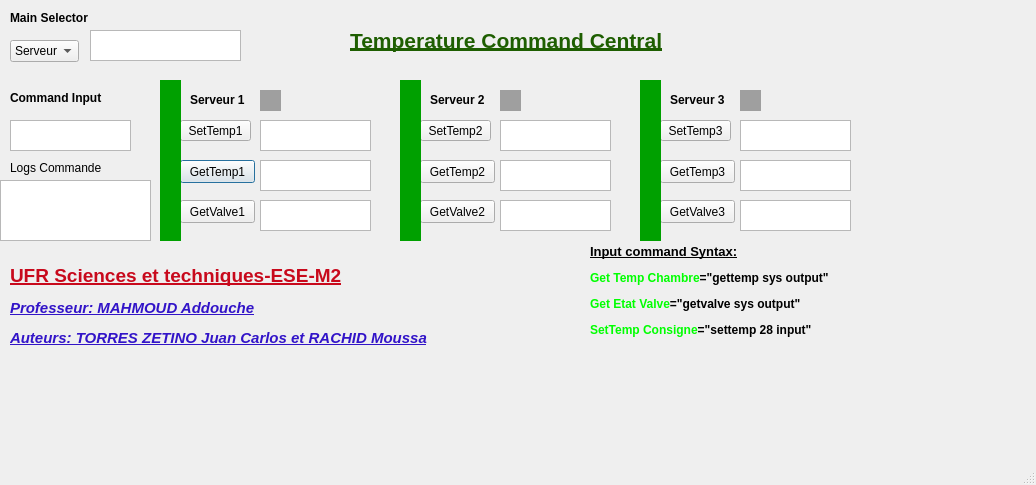
<?xml version="1.0" encoding="UTF-8"?>
<ui version="4.0">
 <class>Dialog</class>
 <widget class="QDialog" name="Dialog">
  <property name="geometry">
   <rect>
    <x>0</x>
    <y>0</y>
    <width>1036</width>
    <height>485</height>
   </rect>
  </property>
  <property name="windowTitle">
   <string>Dialog</string>
  </property>
  <property name="sizeGripEnabled">
   <bool>true</bool>
  </property>
  <widget class="QTextEdit" name="textEdit">
   <property name="geometry">
    <rect>
     <x>260</x>
     <y>160</y>
     <width>111</width>
     <height>31</height>
    </rect>
   </property>
   <property name="readOnly">
    <bool>true</bool>
   </property>
   <property name="html">
    <string>&lt;!DOCTYPE HTML PUBLIC &quot;-//W3C//DTD HTML 4.0//EN&quot; &quot;http://www.w3.org/TR/REC-html40/strict.dtd&quot;&gt;
&lt;html&gt;&lt;head&gt;&lt;meta name=&quot;qrichtext&quot; content=&quot;1&quot; /&gt;&lt;style type=&quot;text/css&quot;&gt;
p, li { white-space: pre-wrap; }
&lt;/style&gt;&lt;/head&gt;&lt;body style=&quot; font-family:'MS Shell Dlg 2'; font-size:8.25pt; font-weight:400; font-style:normal;&quot;&gt;
&lt;p style=&quot;-qt-paragraph-type:empty; margin-top:0px; margin-bottom:0px; margin-left:0px; margin-right:0px; -qt-block-indent:0; text-indent:0px;&quot;&gt;&lt;br /&gt;&lt;/p&gt;&lt;/body&gt;&lt;/html&gt;</string>
   </property>
  </widget>
  <widget class="QTextEdit" name="textEdit_2">
   <property name="geometry">
    <rect>
     <x>0</x>
     <y>180</y>
     <width>151</width>
     <height>61</height>
    </rect>
   </property>
   <property name="readOnly">
    <bool>true</bool>
   </property>
  </widget>
  <widget class="QPushButton" name="pushButton">
   <property name="geometry">
    <rect>
     <x>180</x>
     <y>160</y>
     <width>75</width>
     <height>23</height>
    </rect>
   </property>
   <property name="text">
    <string>GetTemp1</string>
   </property>
  </widget>
  <widget class="QPushButton" name="pushButton_2">
   <property name="geometry">
    <rect>
     <x>180</x>
     <y>120</y>
     <width>71</width>
     <height>21</height>
    </rect>
   </property>
   <property name="text">
    <string>SetTemp1</string>
   </property>
  </widget>
  <widget class="QListWidget" name="listWidget">
   <property name="geometry">
    <rect>
     <x>-200</x>
     <y>500</y>
     <width>256</width>
     <height>192</height>
    </rect>
   </property>
  </widget>
  <widget class="QTextEdit" name="textEdit_3">
   <property name="geometry">
    <rect>
     <x>260</x>
     <y>200</y>
     <width>111</width>
     <height>31</height>
    </rect>
   </property>
   <property name="readOnly">
    <bool>true</bool>
   </property>
  </widget>
  <widget class="QPushButton" name="pushButton_3">
   <property name="geometry">
    <rect>
     <x>180</x>
     <y>200</y>
     <width>75</width>
     <height>23</height>
    </rect>
   </property>
   <property name="text">
    <string>GetValve1</string>
   </property>
  </widget>
  <widget class="QTextEdit" name="textEdit_4">
   <property name="geometry">
    <rect>
     <x>260</x>
     <y>120</y>
     <width>111</width>
     <height>31</height>
    </rect>
   </property>
   <property name="readOnly">
    <bool>true</bool>
   </property>
  </widget>
  <widget class="QLabel" name="label">
   <property name="geometry">
    <rect>
     <x>10</x>
     <y>160</y>
     <width>91</width>
     <height>16</height>
    </rect>
   </property>
   <property name="text">
    <string>Logs Commandes </string>
   </property>
  </widget>
  <widget class="QTextEdit" name="textEdit_7">
   <property name="geometry">
    <rect>
     <x>10</x>
     <y>120</y>
     <width>121</width>
     <height>31</height>
    </rect>
   </property>
  </widget>
  <widget class="QLabel" name="label_2">
   <property name="geometry">
    <rect>
     <x>10</x>
     <y>90</y>
     <width>111</width>
     <height>16</height>
    </rect>
   </property>
   <property name="font">
    <font>
     <pointsize>9</pointsize>
     <weight>75</weight>
     <bold>true</bold>
    </font>
   </property>
   <property name="text">
    <string>Command Input</string>
   </property>
  </widget>
  <widget class="QLabel" name="label_3">
   <property name="geometry">
    <rect>
     <x>190</x>
     <y>90</y>
     <width>131</width>
     <height>20</height>
    </rect>
   </property>
   <property name="font">
    <font>
     <pointsize>9</pointsize>
     <weight>75</weight>
     <bold>true</bold>
    </font>
   </property>
   <property name="text">
    <string>Serveur 1</string>
   </property>
  </widget>
  <widget class="QMdiArea" name="mdiArea">
   <property name="geometry">
    <rect>
     <x>260</x>
     <y>90</y>
     <width>21</width>
     <height>21</height>
    </rect>
   </property>
  </widget>
  <widget class="QComboBox" name="comboBox">
   <property name="geometry">
    <rect>
     <x>10</x>
     <y>40</y>
     <width>69</width>
     <height>22</height>
    </rect>
   </property>
   <item>
    <property name="text">
     <string>Serveur1</string>
    </property>
   </item>
   <item>
    <property name="text">
     <string>Serveur2</string>
    </property>
   </item>
   <item>
    <property name="text">
     <string>Serveur3</string>
    </property>
   </item>
  </widget>
  <widget class="QLabel" name="label_4">
   <property name="geometry">
    <rect>
     <x>10</x>
     <y>10</y>
     <width>111</width>
     <height>16</height>
    </rect>
   </property>
   <property name="font">
    <font>
     <pointsize>9</pointsize>
     <weight>75</weight>
     <bold>true</bold>
    </font>
   </property>
   <property name="text">
    <string>Main Selector</string>
   </property>
  </widget>
  <widget class="QMdiArea" name="mdiArea_2">
   <property name="geometry">
    <rect>
     <x>500</x>
     <y>90</y>
     <width>21</width>
     <height>21</height>
    </rect>
   </property>
  </widget>
  <widget class="QPushButton" name="pushButton_4">
   <property name="geometry">
    <rect>
     <x>420</x>
     <y>200</y>
     <width>75</width>
     <height>23</height>
    </rect>
   </property>
   <property name="text">
    <string>GetValve2</string>
   </property>
  </widget>
  <widget class="QTextEdit" name="textEdit_6">
   <property name="geometry">
    <rect>
     <x>500</x>
     <y>120</y>
     <width>111</width>
     <height>31</height>
    </rect>
   </property>
   <property name="readOnly">
    <bool>true</bool>
   </property>
  </widget>
  <widget class="QPushButton" name="pushButton_5">
   <property name="geometry">
    <rect>
     <x>420</x>
     <y>120</y>
     <width>71</width>
     <height>21</height>
    </rect>
   </property>
   <property name="text">
    <string>SetTemp2</string>
   </property>
  </widget>
  <widget class="QTextEdit" name="textEdit_9">
   <property name="geometry">
    <rect>
     <x>500</x>
     <y>160</y>
     <width>111</width>
     <height>31</height>
    </rect>
   </property>
   <property name="readOnly">
    <bool>true</bool>
   </property>
   <property name="html">
    <string>&lt;!DOCTYPE HTML PUBLIC &quot;-//W3C//DTD HTML 4.0//EN&quot; &quot;http://www.w3.org/TR/REC-html40/strict.dtd&quot;&gt;
&lt;html&gt;&lt;head&gt;&lt;meta name=&quot;qrichtext&quot; content=&quot;1&quot; /&gt;&lt;style type=&quot;text/css&quot;&gt;
p, li { white-space: pre-wrap; }
&lt;/style&gt;&lt;/head&gt;&lt;body style=&quot; font-family:'MS Shell Dlg 2'; font-size:8.25pt; font-weight:400; font-style:normal;&quot;&gt;
&lt;p style=&quot;-qt-paragraph-type:empty; margin-top:0px; margin-bottom:0px; margin-left:0px; margin-right:0px; -qt-block-indent:0; text-indent:0px;&quot;&gt;&lt;br /&gt;&lt;/p&gt;&lt;/body&gt;&lt;/html&gt;</string>
   </property>
  </widget>
  <widget class="QTextEdit" name="textEdit_10">
   <property name="geometry">
    <rect>
     <x>500</x>
     <y>200</y>
     <width>111</width>
     <height>31</height>
    </rect>
   </property>
   <property name="readOnly">
    <bool>true</bool>
   </property>
  </widget>
  <widget class="QLabel" name="label_7">
   <property name="geometry">
    <rect>
     <x>430</x>
     <y>90</y>
     <width>71</width>
     <height>20</height>
    </rect>
   </property>
   <property name="font">
    <font>
     <pointsize>9</pointsize>
     <weight>75</weight>
     <bold>true</bold>
    </font>
   </property>
   <property name="text">
    <string>Serveur 2</string>
   </property>
  </widget>
  <widget class="QPushButton" name="pushButton_6">
   <property name="geometry">
    <rect>
     <x>420</x>
     <y>160</y>
     <width>75</width>
     <height>23</height>
    </rect>
   </property>
   <property name="text">
    <string>GetTemp2</string>
   </property>
  </widget>
  <widget class="QMdiArea" name="mdiArea_3">
   <property name="geometry">
    <rect>
     <x>740</x>
     <y>90</y>
     <width>21</width>
     <height>21</height>
    </rect>
   </property>
  </widget>
  <widget class="QTextEdit" name="textEdit_5">
   <property name="geometry">
    <rect>
     <x>90</x>
     <y>30</y>
     <width>151</width>
     <height>31</height>
    </rect>
   </property>
   <property name="readOnly">
    <bool>true</bool>
   </property>
  </widget>
  <widget class="QPushButton" name="pushButton_7">
   <property name="geometry">
    <rect>
     <x>660</x>
     <y>200</y>
     <width>75</width>
     <height>23</height>
    </rect>
   </property>
   <property name="text">
    <string>GetValve3</string>
   </property>
  </widget>
  <widget class="QTextEdit" name="textEdit_11">
   <property name="geometry">
    <rect>
     <x>740</x>
     <y>200</y>
     <width>111</width>
     <height>31</height>
    </rect>
   </property>
   <property name="readOnly">
    <bool>true</bool>
   </property>
  </widget>
  <widget class="QPushButton" name="pushButton_8">
   <property name="geometry">
    <rect>
     <x>660</x>
     <y>160</y>
     <width>75</width>
     <height>23</height>
    </rect>
   </property>
   <property name="text">
    <string>GetTemp3</string>
   </property>
  </widget>
  <widget class="QTextEdit" name="textEdit_12">
   <property name="geometry">
    <rect>
     <x>740</x>
     <y>160</y>
     <width>111</width>
     <height>31</height>
    </rect>
   </property>
   <property name="readOnly">
    <bool>true</bool>
   </property>
   <property name="html">
    <string>&lt;!DOCTYPE HTML PUBLIC &quot;-//W3C//DTD HTML 4.0//EN&quot; &quot;http://www.w3.org/TR/REC-html40/strict.dtd&quot;&gt;
&lt;html&gt;&lt;head&gt;&lt;meta name=&quot;qrichtext&quot; content=&quot;1&quot; /&gt;&lt;style type=&quot;text/css&quot;&gt;
p, li { white-space: pre-wrap; }
&lt;/style&gt;&lt;/head&gt;&lt;body style=&quot; font-family:'MS Shell Dlg 2'; font-size:8.25pt; font-weight:400; font-style:normal;&quot;&gt;
&lt;p style=&quot;-qt-paragraph-type:empty; margin-top:0px; margin-bottom:0px; margin-left:0px; margin-right:0px; -qt-block-indent:0; text-indent:0px;&quot;&gt;&lt;br /&gt;&lt;/p&gt;&lt;/body&gt;&lt;/html&gt;</string>
   </property>
  </widget>
  <widget class="QPushButton" name="pushButton_9">
   <property name="geometry">
    <rect>
     <x>660</x>
     <y>120</y>
     <width>71</width>
     <height>21</height>
    </rect>
   </property>
   <property name="text">
    <string>SetTemp3</string>
   </property>
  </widget>
  <widget class="QTextEdit" name="textEdit_8">
   <property name="geometry">
    <rect>
     <x>740</x>
     <y>120</y>
     <width>111</width>
     <height>31</height>
    </rect>
   </property>
   <property name="readOnly">
    <bool>true</bool>
   </property>
  </widget>
  <widget class="QLabel" name="label_8">
   <property name="geometry">
    <rect>
     <x>670</x>
     <y>90</y>
     <width>71</width>
     <height>20</height>
    </rect>
   </property>
   <property name="font">
    <font>
     <pointsize>9</pointsize>
     <weight>75</weight>
     <bold>true</bold>
    </font>
   </property>
   <property name="text">
    <string>Serveur 3</string>
   </property>
  </widget>
  <widget class="QMdiArea" name="mdiArea_4">
   <property name="geometry">
    <rect>
     <x>400</x>
     <y>80</y>
     <width>21</width>
     <height>161</height>
    </rect>
   </property>
   <property name="background">
    <brush brushstyle="SolidPattern">
     <color alpha="255">
      <red>0</red>
      <green>160</green>
      <blue>0</blue>
     </color>
    </brush>
   </property>
  </widget>
  <widget class="QMdiArea" name="mdiArea_5">
   <property name="geometry">
    <rect>
     <x>640</x>
     <y>80</y>
     <width>21</width>
     <height>161</height>
    </rect>
   </property>
   <property name="background">
    <brush brushstyle="SolidPattern">
     <color alpha="255">
      <red>0</red>
      <green>160</green>
      <blue>0</blue>
     </color>
    </brush>
   </property>
  </widget>
  <widget class="QMdiArea" name="mdiArea_6">
   <property name="geometry">
    <rect>
     <x>160</x>
     <y>80</y>
     <width>21</width>
     <height>161</height>
    </rect>
   </property>
   <property name="background">
    <brush brushstyle="SolidPattern">
     <color alpha="255">
      <red>0</red>
      <green>160</green>
      <blue>0</blue>
     </color>
    </brush>
   </property>
  </widget>
  <widget class="QLabel" name="label_5">
   <property name="geometry">
    <rect>
     <x>350</x>
     <y>25</y>
     <width>381</width>
     <height>31</height>
    </rect>
   </property>
   <property name="font">
    <font>
     <pointsize>9</pointsize>
     <weight>75</weight>
     <bold>true</bold>
    </font>
   </property>
   <property name="autoFillBackground">
    <bool>false</bool>
   </property>
   <property name="text">
    <string>&lt;html&gt;&lt;head/&gt;&lt;body&gt;&lt;p&gt;&lt;span style=&quot; font-size:16pt; text-decoration: underline; color:#1e5e01;&quot;&gt;Temperature Command Central&lt;/span&gt;&lt;/p&gt;&lt;/body&gt;&lt;/html&gt;</string>
   </property>
  </widget>
  <widget class="QLabel" name="label_6">
   <property name="geometry">
    <rect>
     <x>10</x>
     <y>260</y>
     <width>451</width>
     <height>91</height>
    </rect>
   </property>
   <property name="font">
    <font>
     <pointsize>9</pointsize>
     <weight>75</weight>
     <bold>true</bold>
    </font>
   </property>
   <property name="autoFillBackground">
    <bool>false</bool>
   </property>
   <property name="text">
    <string>&lt;html&gt;&lt;head/&gt;&lt;body&gt;&lt;p&gt;&lt;span style=&quot; font-size:14pt; text-decoration: underline; color:#c8091c;&quot;&gt;UFR Sciences et techniques-ESE-M2&lt;/span&gt;&lt;/p&gt;&lt;p&gt;&lt;span style=&quot; font-size:11pt; font-style:italic; text-decoration: underline; color:#3214c8;&quot;&gt;Professeur: MAHMOUD Addouche&lt;/span&gt;&lt;/p&gt;&lt;p&gt;&lt;span style=&quot; font-size:11pt; font-style:italic; text-decoration: underline; color:#3214c8;&quot;&gt;Auteurs: TORRES ZETINO Juan Carlos et RACHID Moussa&lt;/span&gt;&lt;/p&gt;&lt;/body&gt;&lt;/html&gt;</string>
   </property>
  </widget>
  <widget class="QLabel" name="label_9">
   <property name="geometry">
    <rect>
     <x>590</x>
     <y>240</y>
     <width>321</width>
     <height>101</height>
    </rect>
   </property>
   <property name="font">
    <font>
     <pointsize>9</pointsize>
     <weight>75</weight>
     <bold>true</bold>
    </font>
   </property>
   <property name="autoFillBackground">
    <bool>false</bool>
   </property>
   <property name="text">
    <string>&lt;html&gt;&lt;head/&gt;&lt;body&gt;&lt;p&gt;&lt;span style=&quot; font-size:10pt; text-decoration: underline;&quot;&gt;Input command Syntax:&lt;/span&gt;&lt;/p&gt;&lt;p&gt;&lt;span style=&quot; color:#00ff00;&quot;&gt;Get Temp Chambre&lt;/span&gt;=&amp;quot;gettemp sys output&amp;quot; &lt;/p&gt;&lt;p&gt;&lt;span style=&quot; color:#00ff00;&quot;&gt;Get Etat Valve&lt;/span&gt;=&amp;quot;getvalve sys output&amp;quot;&lt;/p&gt;&lt;p&gt;&lt;span style=&quot; color:#00ff00;&quot;&gt;SetTemp Consigne&lt;/span&gt;=&amp;quot;settemp 28 input&amp;quot; &lt;/p&gt;&lt;/body&gt;&lt;/html&gt;</string>
   </property>
  </widget>
 </widget>
 <resources/>
 <connections/>
</ui>
